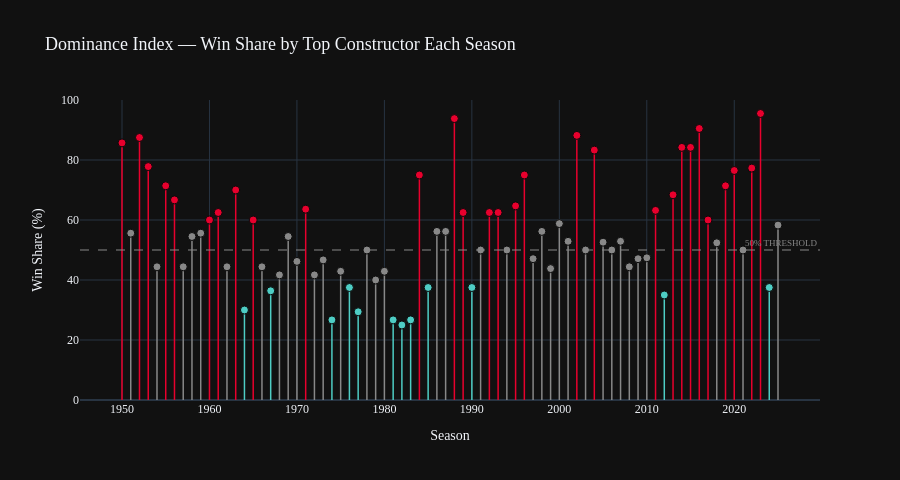

This figure's notebook cell:
### Markdown cell above
## 10. Dominance Index — Win Share by Top Team Each Year (D3 Prototype #2)

For each season, we calculate what percentage of total wins the most successful team captured. A high % means one team dominated; a low % means the championship was wide open. This directly prototypes the "Dominance Lollipop" chart in the D3 application.

### Code cell
# Calculate dominance % per year
yearly_wins = df[df['Year'] <= 2025].groupby('Year').agg(
    total_wins=('Win', 'sum'),
    max_wins=('Win', 'max')
).reset_index()

# Find which team had the max wins each year
top_team_per_year = df[df['Year'] <= 2025].loc[
    df[df['Year'] <= 2025].groupby('Year')['Win'].idxmax()
][['Year', 'Constructor']].rename(columns={'Constructor': 'TopTeam'})

dominance = yearly_wins.merge(top_team_per_year, on='Year')
dominance['pct'] = (dominance['max_wins'] / dominance['total_wins'] * 100).round(1)
dominance = dominance[dominance['total_wins'] > 0]

# Color gradient: green (competitive) → gray → red (dominant)
def dom_color(pct):
    if pct >= 60:
        return '#e8002d'
    elif pct >= 40:
        return '#888888'
    else:
        return '#4ecdc4'

dominance['color'] = dominance['pct'].apply(dom_color)

fig = go.Figure()

# Stems
for _, row in dominance.iterrows():
    fig.add_trace(go.Scatter(
        x=[row['Year'], row['Year']], y=[0, row['pct']],
        mode='lines', line=dict(color=row['color'], width=1.5),
        showlegend=False, hoverinfo='skip'
    ))

# Dots
fig.add_trace(go.Scatter(
    x=dominance['Year'], y=dominance['pct'],
    mode='markers',
    marker=dict(size=8, color=dominance['color'], line=dict(color='#0a0a0a', width=1)),
    text=dominance.apply(lambda r: f"{r['Year']}: {r['TopTeam']} — {r['pct']}%", axis=1),
    hoverinfo='text',
    name='Dominance %'
))

# 50% threshold line
fig.add_hline(y=50, line_dash='dash', line_color='#888888', line_width=1,
              annotation_text='50% THRESHOLD', annotation_position='top right',
              annotation_font=dict(size=9, color='#888888'))

fig.update_layout(
    title='Dominance Index — Win Share by Top Constructor Each Season',
    xaxis_title='Season', yaxis_title='Win Share (%)',
    yaxis=dict(range=[0, 100]),
    template='plotly_dark', height=480,
    font=dict(family='DM Sans'), title_font_size=18,
    showlegend=False
)
fig.show()

### Figure 1 — Plotly figure (JSON) as saved in the notebook; plotly's stock layout.template omitted (floating-point values rounded to 4 significant figures)
{"data": [{"hoverinfo": "skip", "line": {"color": "#e8002d", "width": 1.5}, "mode": "lines", "showlegend": false, "type": "scatter", "x": [1950, 1950], "y": [0, 85.7]}, {"hoverinfo": "skip", "line": {"color": "#888888", "width": 1.5}, "mode": "lines", "showlegend": false, "type": "scatter", "x": [1951, 1951], "y": [0, 55.6]}, {"hoverinfo": "skip", "line": {"color": "#e8002d", "width": 1.5}, "mode": "lines", "showlegend": false, "type": "scatter", "x": [1952, 1952], "y": [0, 87.5]}, {"hoverinfo": "skip", "line": {"color": "#e8002d", "width": 1.5}, "mode": "lines", "showlegend": false, "type": "scatter", "x": [1953, 1953], "y": [0, 77.8]}, {"hoverinfo": "skip", "line": {"color": "#888888", "width": 1.5}, "mode": "lines", "showlegend": false, "type": "scatter", "x": [1954, 1954], "y": [0, 44.4]}, {"hoverinfo": "skip", "line": {"color": "#e8002d", "width": 1.5}, "mode": "lines", "showlegend": false, "type": "scatter", "x": [1955, 1955], "y": [0, 71.4]}, {"hoverinfo": "skip", "line": {"color": "#e8002d", "width": 1.5}, "mode": "lines", "showlegend": false, "type": "scatter", "x": [1956, 1956], "y": [0, 66.7]}, {"hoverinfo": "skip", "line": {"color": "#888888", "width": 1.5}, "mode": "lines", "showlegend": false, "type": "scatter", "x": [1957, 1957], "y": [0, 44.4]}, {"hoverinfo": "skip", "line": {"color": "#888888", "width": 1.5}, "mode": "lines", "showlegend": false, "type": "scatter", "x": [1958, 1958], "y": [0, 54.5]}, {"hoverinfo": "skip", "line": {"color": "#888888", "width": 1.5}, "mode": "lines", "showlegend": false, "type": "scatter", "x": [1959, 1959], "y": [0, 55.6]}, {"hoverinfo": "skip", "line": {"color": "#e8002d", "width": 1.5}, "mode": "lines", "showlegend": false, "type": "scatter", "x": [1960, 1960], "y": [0, 60]}, {"hoverinfo": "skip", "line": {"color": "#e8002d", "width": 1.5}, "mode": "lines", "showlegend": false, "type": "scatter", "x": [1961, 1961], "y": [0, 62.5]}, {"hoverinfo": "skip", "line": {"color": "#888888", "width": 1.5}, "mode": "lines", "showlegend": false, "type": "scatter", "x": [1962, 1962], "y": [0, 44.4]}, {"hoverinfo": "skip", "line": {"color": "#e8002d", "width": 1.5}, "mode": "lines", "showlegend": false, "type": "scatter", "x": [1963, 1963], "y": [0, 70]}, {"hoverinfo": "skip", "line": {"color": "#4ecdc4", "width": 1.5}, "mode": "lines", "showlegend": false, "type": "scatter", "x": [1964, 1964], "y": [0, 30]}, {"hoverinfo": "skip", "line": {"color": "#e8002d", "width": 1.5}, "mode": "lines", "showlegend": false, "type": "scatter", "x": [1965, 1965], "y": [0, 60]}, {"hoverinfo": "skip", "line": {"color": "#888888", "width": 1.5}, "mode": "lines", "showlegend": false, "type": "scatter", "x": [1966, 1966], "y": [0, 44.4]}, {"hoverinfo": "skip", "line": {"color": "#4ecdc4", "width": 1.5}, "mode": "lines", "showlegend": false, "type": "scatter", "x": [1967, 1967], "y": [0, 36.4]}, {"hoverinfo": "skip", "line": {"color": "#888888", "width": 1.5}, "mode": "lines", "showlegend": false, "type": "scatter", "x": [1968, 1968], "y": [0, 41.7]}, {"hoverinfo": "skip", "line": {"color": "#888888", "width": 1.5}, "mode": "lines", "showlegend": false, "type": "scatter", "x": [1969, 1969], "y": [0, 54.5]}, {"hoverinfo": "skip", "line": {"color": "#888888", "width": 1.5}, "mode": "lines", "showlegend": false, "type": "scatter", "x": [1970, 1970], "y": [0, 46.2]}, {"hoverinfo": "skip", "line": {"color": "#e8002d", "width": 1.5}, "mode": "lines", "showlegend": false, "type": "scatter", "x": [1971, 1971], "y": [0, 63.6]}, {"hoverinfo": "skip", "line": {"color": "#888888", "width": 1.5}, "mode": "lines", "showlegend": false, "type": "scatter", "x": [1972, 1972], "y": [0, 41.7]}, {"hoverinfo": "skip", "line": {"color": "#888888", "width": 1.5}, "mode": "lines", "showlegend": false, "type": "scatter", "x": [1973, 1973], "y": [0, 46.7]}, {"hoverinfo": "skip", "line": {"color": "#4ecdc4", "width": 1.5}, "mode": "lines", "showlegend": false, "type": "scatter", "x": [1974, 1974], "y": [0, 26.7]}, {"hoverinfo": "skip", "line": {"color": "#888888", "width": 1.5}, "mode": "lines", "showlegend": false, "type": "scatter", "x": [1975, 1975], "y": [0, 42.9]}, {"hoverinfo": "skip", "line": {"color": "#4ecdc4", "width": 1.5}, "mode": "lines", "showlegend": false, "type": "scatter", "x": [1976, 1976], "y": [0, 37.5]}, {"hoverinfo": "skip", "line": {"color": "#4ecdc4", "width": 1.5}, "mode": "lines", "showlegend": false, "type": "scatter", "x": [1977, 1977], "y": [0, 29.4]}, {"hoverinfo": "skip", "line": {"color": "#888888", "width": 1.5}, "mode": "lines", "showlegend": false, "type": "scatter", "x": [1978, 1978], "y": [0, 50]}, {"hoverinfo": "skip", "line": {"color": "#888888", "width": 1.5}, "mode": "lines", "showlegend": false, "type": "scatter", "x": [1979, 1979], "y": [0, 40]}, {"hoverinfo": "skip", "line": {"color": "#888888", "width": 1.5}, "mode": "lines", "showlegend": false, "type": "scatter", "x": [1980, 1980], "y": [0, 42.9]}, {"hoverinfo": "skip", "line": {"color": "#4ecdc4", "width": 1.5}, "mode": "lines", "showlegend": false, "type": "scatter", "x": [1981, 1981], "y": [0, 26.7]}, {"hoverinfo": "skip", "line": {"color": "#4ecdc4", "width": 1.5}, "mode": "lines", "showlegend": false, "type": "scatter", "x": [1982, 1982], "y": [0, 25]}, {"hoverinfo": "skip", "line": {"color": "#4ecdc4", "width": 1.5}, "mode": "lines", "showlegend": false, "type": "scatter", "x": [1983, 1983], "y": [0, 26.7]}, {"hoverinfo": "skip", "line": {"color": "#e8002d", "width": 1.5}, "mode": "lines", "showlegend": false, "type": "scatter", "x": [1984, 1984], "y": [0, 75]}, {"hoverinfo": "skip", "line": {"color": "#4ecdc4", "width": 1.5}, "mode": "lines", "showlegend": false, "type": "scatter", "x": [1985, 1985], "y": [0, 37.5]}, {"hoverinfo": "skip", "line": {"color": "#888888", "width": 1.5}, "mode": "lines", "showlegend": false, "type": "scatter", "x": [1986, 1986], "y": [0, 56.2]}, {"hoverinfo": "skip", "line": {"color": "#888888", "width": 1.5}, "mode": "lines", "showlegend": false, "type": "scatter", "x": [1987, 1987], "y": [0, 56.2]}, {"hoverinfo": "skip", "line": {"color": "#e8002d", "width": 1.5}, "mode": "lines", "showlegend": false, "type": "scatter", "x": [1988, 1988], "y": [0, 93.8]}, {"hoverinfo": "skip", "line": {"color": "#e8002d", "width": 1.5}, "mode": "lines", "showlegend": false, "type": "scatter", "x": [1989, 1989], "y": [0, 62.5]}, {"hoverinfo": "skip", "line": {"color": "#4ecdc4", "width": 1.5}, "mode": "lines", "showlegend": false, "type": "scatter", "x": [1990, 1990], "y": [0, 37.5]}, {"hoverinfo": "skip", "line": {"color": "#888888", "width": 1.5}, "mode": "lines", "showlegend": false, "type": "scatter", "x": [1991, 1991], "y": [0, 50]}, {"hoverinfo": "skip", "line": {"color": "#e8002d", "width": 1.5}, "mode": "lines", "showlegend": false, "type": "scatter", "x": [1992, 1992], "y": [0, 62.5]}, {"hoverinfo": "skip", "line": {"color": "#e8002d", "width": 1.5}, "mode": "lines", "showlegend": false, "type": "scatter", "x": [1993, 1993], "y": [0, 62.5]}, {"hoverinfo": "skip", "line": {"color": "#888888", "width": 1.5}, "mode": "lines", "showlegend": false, "type": "scatter", "x": [1994, 1994], "y": [0, 50]}, {"hoverinfo": "skip", "line": {"color": "#e8002d", "width": 1.5}, "mode": "lines", "showlegend": false, "type": "scatter", "x": [1995, 1995], "y": [0, 64.7]}, {"hoverinfo": "skip", "line": {"color": "#e8002d", "width": 1.5}, "mode": "lines", "showlegend": false, "type": "scatter", "x": [1996, 1996], "y": [0, 75]}, {"hoverinfo": "skip", "line": {"color": "#888888", "width": 1.5}, "mode": "lines", "showlegend": false, "type": "scatter", "x": [1997, 1997], "y": [0, 47.1]}, {"hoverinfo": "skip", "line": {"color": "#888888", "width": 1.5}, "mode": "lines", "showlegend": false, "type": "scatter", "x": [1998, 1998], "y": [0, 56.2]}, {"hoverinfo": "skip", "line": {"color": "#888888", "width": 1.5}, "mode": "lines", "showlegend": false, "type": "scatter", "x": [1999, 1999], "y": [0, 43.8]}, {"hoverinfo": "skip", "line": {"color": "#888888", "width": 1.5}, "mode": "lines", "showlegend": false, "type": "scatter", "x": [2000, 2000], "y": [0, 58.8]}, {"hoverinfo": "skip", "line": {"color": "#888888", "width": 1.5}, "mode": "lines", "showlegend": false, "type": "scatter", "x": [2001, 2001], "y": [0, 52.9]}, {"hoverinfo": "skip", "line": {"color": "#e8002d", "width": 1.5}, "mode": "lines", "showlegend": false, "type": "scatter", "x": [2002, 2002], "y": [0, 88.2]}, {"hoverinfo": "skip", "line": {"color": "#888888", "width": 1.5}, "mode": "lines", "showlegend": false, "type": "scatter", "x": [2003, 2003], "y": [0, 50]}, {"hoverinfo": "skip", "line": {"color": "#e8002d", "width": 1.5}, "mode": "lines", "showlegend": false, "type": "scatter", "x": [2004, 2004], "y": [0, 83.3]}, {"hoverinfo": "skip", "line": {"color": "#888888", "width": 1.5}, "mode": "lines", "showlegend": false, "type": "scatter", "x": [2005, 2005], "y": [0, 52.6]}, {"hoverinfo": "skip", "line": {"color": "#888888", "width": 1.5}, "mode": "lines", "showlegend": false, "type": "scatter", "x": [2006, 2006], "y": [0, 50]}, {"hoverinfo": "skip", "line": {"color": "#888888", "width": 1.5}, "mode": "lines", "showlegend": false, "type": "scatter", "x": [2007, 2007], "y": [0, 52.9]}, {"hoverinfo": "skip", "line": {"color": "#888888", "width": 1.5}, "mode": "lines", "showlegend": false, "type": "scatter", "x": [2008, 2008], "y": [0, 44.4]}, {"hoverinfo": "skip", "line": {"color": "#888888", "width": 1.5}, "mode": "lines", "showlegend": false, "type": "scatter", "x": [2009, 2009], "y": [0, 47.1]}, {"hoverinfo": "skip", "line": {"color": "#888888", "width": 1.5}, "mode": "lines", "showlegend": false, "type": "scatter", "x": [2010, 2010], "y": [0, 47.4]}, {"hoverinfo": "skip", "line": {"color": "#e8002d", "width": 1.5}, "mode": "lines", "showlegend": false, "type": "scatter", "x": [2011, 2011], "y": [0, 63.2]}, {"hoverinfo": "skip", "line": {"color": "#4ecdc4", "width": 1.5}, "mode": "lines", "showlegend": false, "type": "scatter", "x": [2012, 2012], "y": [0, 35]}, {"hoverinfo": "skip", "line": {"color": "#e8002d", "width": 1.5}, "mode": "lines", "showlegend": false, "type": "scatter", "x": [2013, 2013], "y": [0, 68.4]}, {"hoverinfo": "skip", "line": {"color": "#e8002d", "width": 1.5}, "mode": "lines", "showlegend": false, "type": "scatter", "x": [2014, 2014], "y": [0, 84.2]}, {"hoverinfo": "skip", "line": {"color": "#e8002d", "width": 1.5}, "mode": "lines", "showlegend": false, "type": "scatter", "x": [2015, 2015], "y": [0, 84.2]}, {"hoverinfo": "skip", "line": {"color": "#e8002d", "width": 1.5}, "mode": "lines", "showlegend": false, "type": "scatter", "x": [2016, 2016], "y": [0, 90.5]}, {"hoverinfo": "skip", "line": {"color": "#e8002d", "width": 1.5}, "mode": "lines", "showlegend": false, "type": "scatter", "x": [2017, 2017], "y": [0, 60]}, {"hoverinfo": "skip", "line": {"color": "#888888", "width": 1.5}, "mode": "lines", "showlegend": false, "type": "scatter", "x": [2018, 2018], "y": [0, 52.4]}, {"hoverinfo": "skip", "line": {"color": "#e8002d", "width": 1.5}, "mode": "lines", "showlegend": false, "type": "scatter", "x": [2019, 2019], "y": [0, 71.4]}, {"hoverinfo": "skip", "line": {"color": "#e8002d", "width": 1.5}, "mode": "lines", "showlegend": false, "type": "scatter", "x": [2020, 2020], "y": [0, 76.5]}, {"hoverinfo": "skip", "line": {"color": "#888888", "width": 1.5}, "mode": "lines", "showlegend": false, "type": "scatter", "x": [2021, 2021], "y": [0, 50]}, {"hoverinfo": "skip", "line": {"color": "#e8002d", "width": 1.5}, "mode": "lines", "showlegend": false, "type": "scatter", "x": [2022, 2022], "y": [0, 77.3]}, {"hoverinfo": "skip", "line": {"color": "#e8002d", "width": 1.5}, "mode": "lines", "showlegend": false, "type": "scatter", "x": [2023, 2023], "y": [0, 95.5]}, {"hoverinfo": "skip", "line": {"color": "#4ecdc4", "width": 1.5}, "mode": "lines", "showlegend": false, "type": "scatter", "x": [2024, 2024], "y": [0, 37.5]}, {"hoverinfo": "skip", "line": {"color": "#888888", "width": 1.5}, "mode": "lines", "showlegend": false, "type": "scatter", "x": [2025, 2025], "y": [0, 58.3]}, {"hoverinfo": "text", "marker": {"color": ["#e8002d", "#888888", "#e8002d", "#e8002d", "#888888", "#e8002d", "#e8002d", "#888888", "#888888", "#888888", "#e8002d", "#e8002d", "#888888", "#e8002d", "#4ecdc4", "#e8002d", "#888888", "#4ecdc4", "#888888", "#888888", "#888888", "#e8002d", "#888888", "#888888", "#4ecdc4", "#888888", "#4ecdc4", "#4ecdc4", "#888888", "#888888", "#888888", "#4ecdc4", "#4ecdc4", "#4ecdc4", "#e8002d", "#4ecdc4", "#888888", "#888888", "#e8002d", "#e8002d", "#4ecdc4", "#888888", "#e8002d", "#e8002d", "#888888", "#e8002d", "#e8002d", "#888888", "#888888", "#888888", "#888888", "#888888", "#e8002d", "#888888", "#e8002d", "#888888", "#888888", "#888888", "#888888", "#888888", "#888888", "#e8002d", "#4ecdc4", "#e8002d", "#e8002d", "#e8002d", "#e8002d", "#e8002d", "#888888", "#e8002d", "#e8002d", "#888888", "#e8002d", "#e8002d", "#4ecdc4", "#888888"], "line": {"color": "#0a0a0a", "width": 1}, "size": 8}, "mode": "markers", "name": "Dominance %", "text": ["1950: Alfa Romeo — 85.7%", "1951: Alfa Romeo — 55.6%", "1952: Ferrari — 87.5%", "1953: Ferrari — 77.8%", "1954: Mercedes — 44.4%", "1955: Mercedes — 71.4%", "1956: Ferrari — 66.7%", "1957: Maserati — 44.4%", "1958: Vanwall — 54.5%", "1959: Cooper-Climax — 55.6%", "1960: Cooper-Climax — 60.0%", "1961: Ferrari — 62.5%", "1962: BRM — 44.4%", "1963: Lotus-Climax — 70.0%", "1964: Ferrari — 30.0%", "1965: Lotus-Climax — 60.0%", "1966: Brabham-Repco — 44.4%", "1967: Brabham-Repco — 36.4%", "1968: Lotus-Ford — 41.7%", "1969: Matra-Ford — 54.5%", "1970: Team Lotus — 46.2%", "1971: Tyrrell — 63.6%", "1972: Team Lotus — 41.7%", "1973: Team Lotus — 46.7%", "1974: McLaren — 26.7%", "1975: Ferrari — 42.9%", "1976: Ferrari — 37.5%", "1977: Team Lotus — 29.4%", "1978: Team Lotus — 50.0%", "1979: Ferrari — 40.0%", "1980: Williams — 42.9%", "1981: Williams — 26.7%", "1982: McLaren — 25.0%", "1983: Ferrari — 26.7%", "1984: McLaren — 75.0%", "1985: McLaren — 37.5%", "1986: Williams — 56.2%", "1987: Williams — 56.2%", "1988: McLaren — 93.8%", "1989: McLaren — 62.5%", "1990: McLaren — 37.5%", "1991: McLaren — 50.0%", "1992: Williams — 62.5%", "1993: Williams — 62.5%", "1994: Benetton — 50.0%", "1995: Benetton — 64.7%", "1996: Williams — 75.0%", "1997: Williams — 47.1%", "1998: McLaren — 56.2%", "1999: McLaren — 43.8%", "2000: Ferrari — 58.8%", "2001: Ferrari — 52.9%", "2002: Ferrari — 88.2%", "2003: Ferrari — 50.0%", "2004: Ferrari — 83.3%", "2005: McLaren — 52.6%", "2006: Ferrari — 50.0%", "2007: Ferrari — 52.9%", "2008: Ferrari — 44.4%", "2009: Brawn — 47.1%", "2010: Red Bull — 47.4%", "2011: Red Bull — 63.2%", "2012: Red Bull — 35.0%", "2013: Red Bull — 68.4%", "2014: Mercedes — 84.2%", "2015: Mercedes — 84.2%", "2016: Mercedes — 90.5%", "2017: Mercedes — 60.0%", "2018: Mercedes — 52.4%", "2019: Mercedes — 71.4%", "2020: Mercedes — 76.5%", "2021: Red Bull — 50.0%", "2022: Red Bull — 77.3%", "2023: Red Bull — 95.5%", "2024: Red Bull — 37.5%", "2025: McLaren — 58.3%"], "type": "scatter", "x": [1950, 1951, 1952, 1953, 1954, 1955, 1956, 1957, 1958, 1959, 1960, 1961, 1962, 1963, 1964, 1965, 1966, 1967, 1968, 1969, 1970, 1971, 1972, 1973, 1974, 1975, 1976, 1977, 1978, 1979, 1980, 1981, 1982, 1983, 1984, 1985, 1986, 1987, 1988, 1989, 1990, 1991, 1992, 1993, 1994, 1995, 1996, 1997, 1998, 1999, 2000, 2001, 2002, 2003, 2004, 2005, 2006, 2007, 2008, 2009, 2010, 2011, 2012, 2013, 2014, 2015, 2016, 2017, 2018, 2019, 2020, 2021, 2022, 2023, 2024, 2025], "y": [85.7, 55.6, 87.5, 77.8, 44.4, 71.4, 66.7, 44.4, 54.5, 55.6, 60.0, 62.5, 44.4, 70.0, 30.0, 60.0, 44.4, 36.4, 41.7, 54.5, 46.2, 63.6, 41.7, 46.7, 26.7, 42.9, 37.5, 29.4, 50.0, 40.0, 42.9, 26.7, 25.0, 26.7, 75.0, 37.5, 56.2, 56.2, 93.8, 62.5, 37.5, 50.0, 62.5, 62.5, 50.0, 64.7, 75.0, 47.1, 56.2, 43.8, 58.8, 52.9, 88.2, 50.0, 83.3, 52.6, 50.0, 52.9, 44.4, 47.1, 47.4, 63.2, 35.0, 68.4, 84.2, 84.2, 90.5, 60.0, 52.4, 71.4, 76.5, 50.0, 77.3, 95.5, 37.5, 58.3]}], "layout": {"annotations": [{"font": {"color": "#888888", "size": 9}, "showarrow": false, "text": "50% THRESHOLD", "x": 1, "xanchor": "right", "xref": "x domain", "y": 50, "yanchor": "bottom", "yref": "y"}], "font": {"family": "DM Sans"}, "height": 480, "shapes": [{"line": {"color": "#888888", "dash": "dash", "width": 1}, "type": "line", "x0": 0, "x1": 1, "xref": "x domain", "y0": 50, "y1": 50, "yref": "y"}], "showlegend": false, "title": {"font": {"size": 18}, "text": "Dominance Index — Win Share by Top Constructor Each Season"}, "xaxis": {"title": {"text": "Season"}}, "yaxis": {"range": [0, 100], "title": {"text": "Win Share (%)"}}}}
